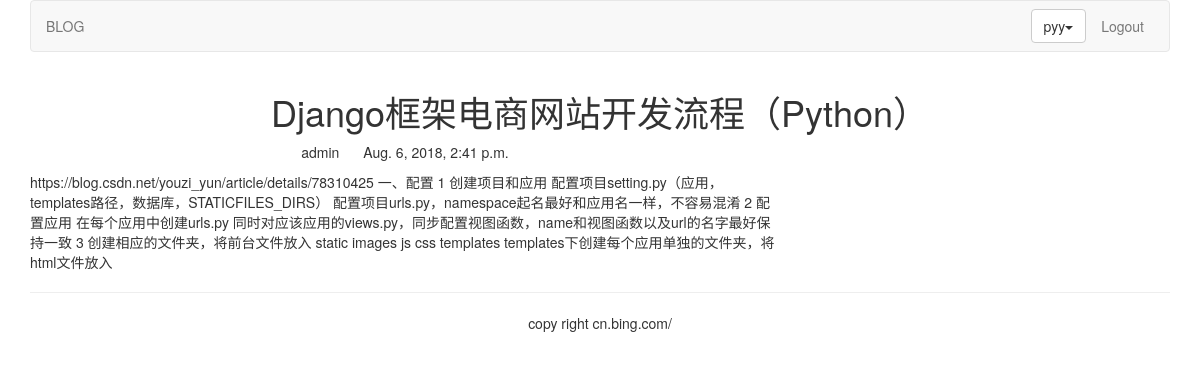
/blog/1/ (signed in), run on the app's committed database.
### blog/models.py (models this page shows, shortened)
class BlogArticles(models.Model):
	title = models.CharField(max_length=300)
	author = models.ForeignKey(User, related_name="blog_posts")
	body = models.TextField()
	publish = models.DateTimeField(default=timezone.now)
	class Meta:
		ordering = ("-publish",)

### blog/views.py (the view)
# urls.py: url(r'^(?P<article_id>\d)/$',views.blog_article,name="blog_detail"),
def blog_article(request, article_id):
	article = get_object_or_404(BlogArticles,id=article_id)
	pub = article.publish
	return render(request,"blog/content.html",{"article":article,"publish":pub})

### templates/blog/content.html (shortened to what this page needs)
{% extends "base.html" %}
{% block content %}
<div class="row text-center vertical-middle-sm">
	<h1>{{ article.title }}</h1>
</div>
<div class="row">
	<div class="col-xs-12 col-md-8">
		<p class="text-center"><span>{{ article.author.username }}</span>
		<span style="margin-left:20px">{{ publish }}</span></p>
	<div>{{ article.body }}</div>
	</div>
</div>
{% endblock %}

### templates/header.html (shortened to what this page needs)
{% load staticfiles %}
<div class="container">
	<nav class="navbar navbar-default" role="navigation">
		<div>
			<ul class="nav navbar-nav" role="navigation">
				<li><a href="{% url 'blog:blog_title' %}">BLOG</a></li>
			</ul>
			<ul class="nav navbar-nav navbar-right" style="margin-right:10px">
				{% if user.is_authenticated %}
				<li>
				<div class="dropdown" style="margin-top:8px">
					<button class='btn btn-default dropdown-toggle' type='button' id='dropdownMenu'
					data-toggle='dropdown'>{{ user.username }}<span class='caret'></span></button>
				</div>
				</li>
				<li><a href="{% url 'account:user_logout' %}">Logout</a></li>
				{% else %}
				<li><a href="{% url 'account:user_login' %}">LOGIN</a></li>
				{% endif %}
			</ul>
		</div>
	</nav>
</div>

### data on the page
BlogArticles: title "Django框架电商网站开发流程（Python）", author.username "admin", publish "Aug. 6, 2018, 2:41 p.m.", body "https://blog.csdn.net/youzi_yun/article/details/78310425 一、配置 1 创建项目和应用 配置项目setting.py（应用，templates路径，数据库，STATICFILES_DIRS） 配置项目urls.py，namespace起名最好和应用名一样，不容易混淆 2 配置应用 在每个应用中创建urls.py 同时对应该应用的views.py，同步配置视图函数，name和视图函数以及url的名字最好保持一致 3 创建相应的文件夹，将前台文件放入 static images js css templates templates下创建每个应用单独的文件夹，将html文件放入"

### other printed values
{{ user.username }} "pyy"
